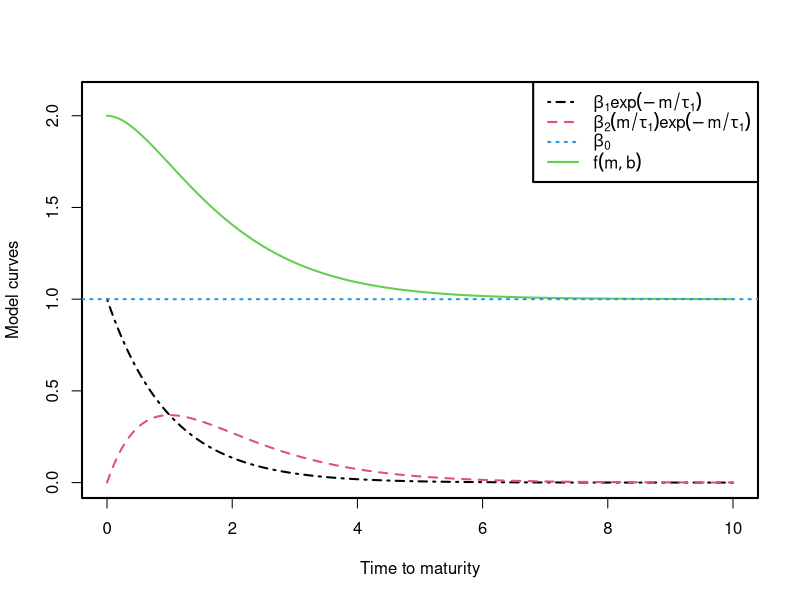
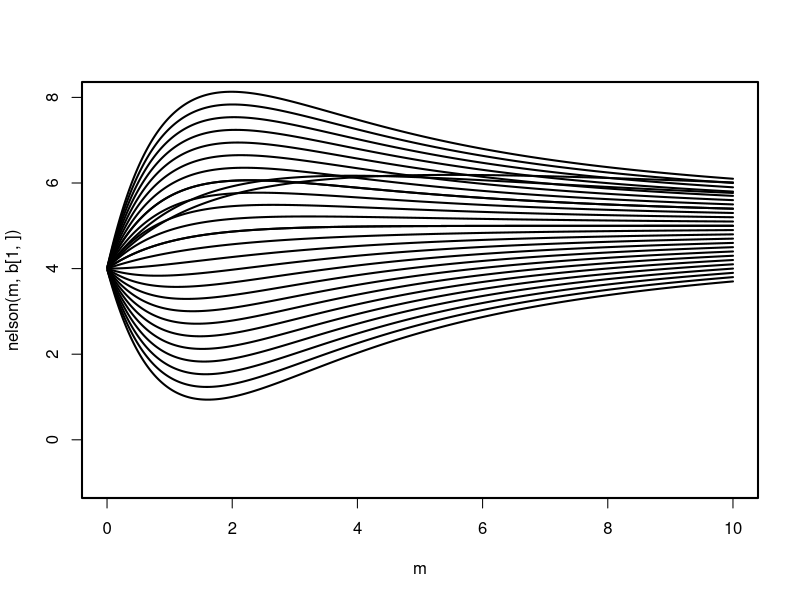
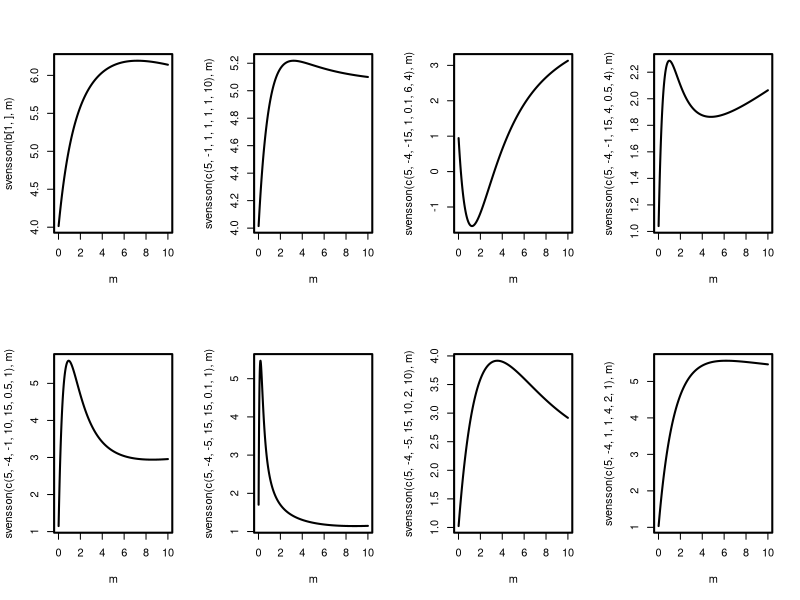

Recreate these plots in R, in order.
beta_1 <- 1             # parameters
tau_1 <- 1
beta_2 <- 1
beta_0 <- 1

par(lwd=2)

m <- seq(0,10,0.01)

# beta_1
plot(m,beta_1*exp(-m/tau_1),type="l",col=1,
     xlab="Time to maturity",
     ylab="Model curves",ylim=c(0,2.1),lty=4)

# beta_2
lines(m,beta_2*(m/tau_1)*exp(-m/tau_1),lty=2,col=2)

# forward rate curve
lines(m,beta_0+beta_1*exp(-m/tau_1)+beta_2*(m/tau_1)*exp(-m/tau_1),col=3)

abline(h=1,lty=3,col=4)

legend("topright",legend=c(expression(beta[1]*exp(-m/tau[1])),
       expression(beta[2]*(m/tau[1])*exp(-m/tau[1])),
       expression(beta[0]),
       expression(f(m,b))),
       lty=c(4,2,3,1), col=c(1,2,4,3))


nelson <- function(m,b){ b[1]+ b[2]*((1-exp(-m/b[4]))/(m/b[4]))+ b[3]*(((1-exp(-m/b[4]))/(m/b[4]))-exp(-m/b[4]))}

b <- cbind(5,-1,-12:12,1)


plot(m, nelson(m,b[1,]), ylim=c(-1,8),type="l")
for(i in 2:nrow(b)) lines(m,nelson(m,b[i,]))

svensson <-
  function(beta, m) {
  (beta[1] + beta[2] * ((1 - exp(-m/beta[4]))/(m/beta[4])) +
  beta[3] * (((1 - exp(-m/beta[4]))/(m/beta[4])) - exp(-m/beta[4])) +
  beta[5] * (((1 - exp(-m/beta[6]))/(m/beta[6])) - exp(-m/beta[6])))}

b <- cbind(5,-1,1,1,4,4:0,1)


for(i in 2:nrow(b)) lines(m,svensson(b[i,],m))

par(mfrow=c(2,4))
plot(m, svensson(b[1,],m),type="l")

plot(m,svensson(c(5,-1,1,1,1,1,10),m), type="l")

plot(m,svensson(c(5,-4,-15,1,0.1,6,4),m), type="l")

#plot(m,svensson(c(5,-4,-1,10,4,0.5,7),m), type="l")
plot(m,svensson(c(5,-4,-1,15,4,0.5,4),m), type="l")

plot(m,svensson(c(5,-4,-1,10,15,0.5,1),m), type="l")

plot(m,svensson(c(5,-4,-5,15,15,0.1,1),m), type="l")

plot(m,svensson(c(5,-4,-5,15,10,2,10),m), type="l")

plot(m,svensson(c(5,-4,1 ,1,4,2,1),m), type="l")

